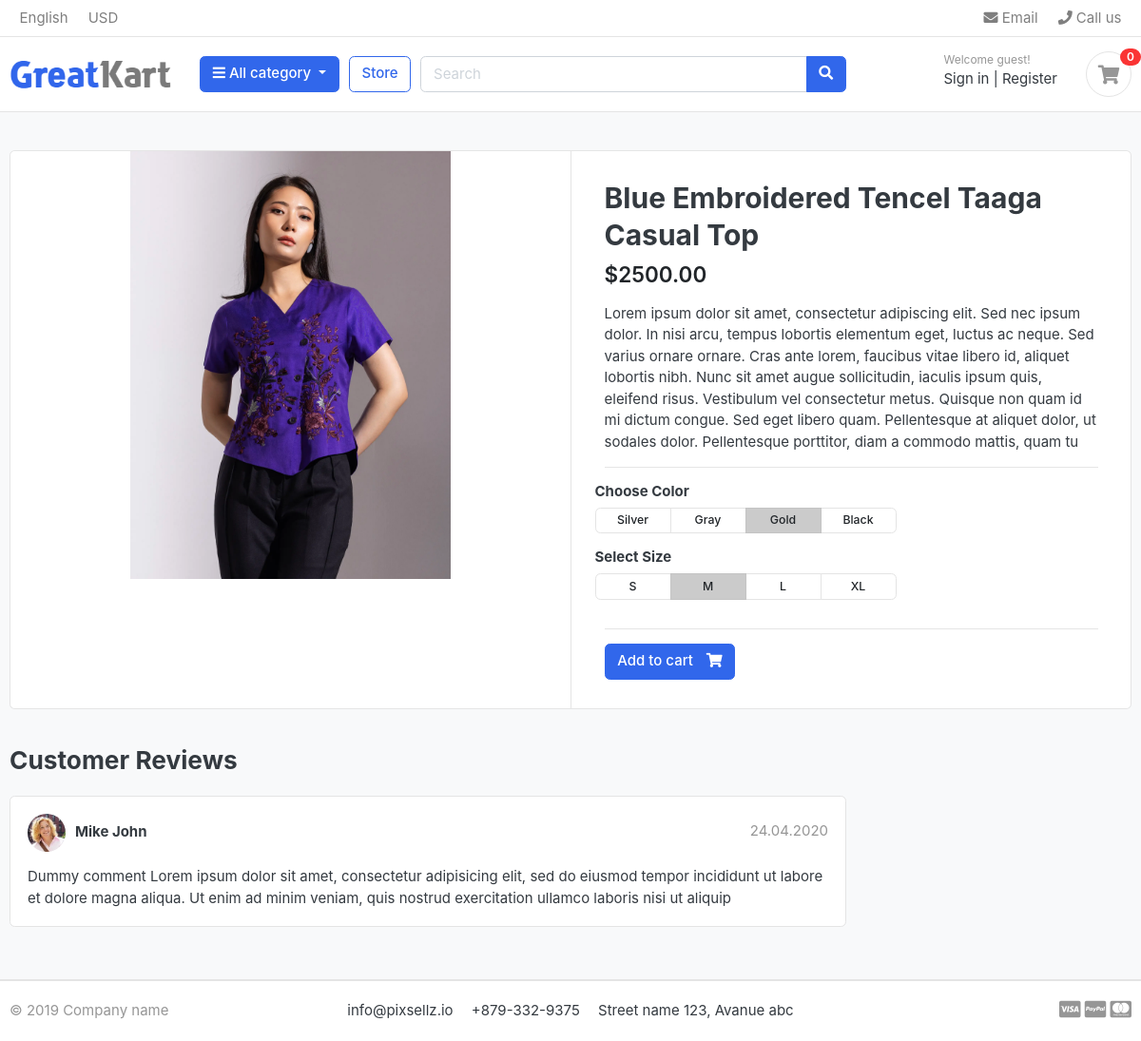
Screenshot of /store/taga/blue-embroidered-tencel-taaga-casual-top/ with the database file from the repository.
### store/models.py (models this page shows, shortened)
class Product(models.Model):
    product_name = models.CharField(max_length=200, unique=True)
    slug = models.SlugField(max_length=200, unique=True)
    description = models.TextField(max_length=500, blank=True)
    price = models.DecimalField(max_digits=10, decimal_places=2)
    images = models.ImageField(upload_to='photos/products')
    stock = models.IntegerField()
    is_available = models.BooleanField(default=True)
    category = models.ForeignKey(Category, on_delete=models.CASCADE)
    created_date = models.DateTimeField(auto_now_add=True)
    modified_date = models.DateTimeField(auto_now=True)

### store/views.py (the view)
# urls.py: path('<slug:category_slug>/<slug:product_slug>/', views.product_detail, name='product_detail'),
def product_detail(request, category_slug, product_slug):
    try:
        single_product = Product.objects.get(category__slug=category_slug, slug=product_slug)
    except Exception as e:
        raise e
    context = {
        'single_product': single_product,
    }
    return render(request, 'store/product_detail.html', context)

### category/context_processors.py (called while the page is built)
def menu_links(request):
    links = Category.objects.all()
    return dict(links=links)

### category/models.py (called while the page is built)
    def get_url(self):
        return reverse('products_by_category', args=[self.slug])

### templates/store/product_detail.html (shortened to what this page needs)
{% extends 'base.html' %}
{% block content %} {% load static %}
<section class="section-content padding-y bg">
	<div class="container">
		<div class="card">
			<div class="row no-gutters">
				<aside class="col-md-6">
					<article class="gallery-wrap">
						<div class="img-big-wrap">
							<a href="#"
								><img
									src="{{single_product.images.url}}"
									alt="{{single_product.product_name}}"
							/></a>
						</div>
					</article>
				</aside>
				<main class="col-md-6 border-left">
					<article class="content-body">
						<h2 class="title">{{single_product.product_name}}</h2>
						<div class="mb-3">
							<var class="price h4">${{single_product.price}}</var>
						</div>
						<p>{{single_product.description}}</p>
						<hr />
						<div class="row">
							<div class="item-option-select">
								<h6>Choose Color</h6>
								<div
									class="btn-group btn-group-sm btn-group-toggle"
									data-toggle="buttons">
									<label class="btn btn-light">
										Silver
									</label>
									<label class="btn btn-light">
										Gray
									</label>
									<label class="btn btn-light active">
										Gold
									</label>
									<label class="btn btn-light">
										Black
									</label>
								</div>
							</div>
						</div>
						<div class="row">
							<div class="item-option-select">
								<h6>Select Size</h6>
								<div
									class="btn-group btn-group-sm btn-group-toggle"
									data-toggle="buttons">
									<label class="btn btn-light">
										S
									</label>
									<label class="btn btn-light active">
										M
									</label>
									<label class="btn btn-light">
										L
									</label>
									<label class="btn btn-light">
										XL
									</label>
								</div>
							</div>
						</div>
						<hr />
						{% if single_product.stock <= 0 %}
						<p class="text-danger font-weight-bold">Out of Stock</p>
						{% else %}
						<a
							href="./product-detail.html"
							class="btn btn-primary">
							<span class="text">Add to cart</span>
							<i class="fas fa-shopping-cart"></i>
						</a>
						{% endif %}
					</article>
				</main>
			</div>
		</div>
		<br />
		<div class="row">
			<div class="col-md-9">
				<header class="section-heading">
					<h3>Customer Reviews</h3>
				</header>
				<article class="box mb-3">
					<div class="icontext w-100">
						<img
							src="{% static 'images/avatars/avatar1.jpg' %}"
							class="img-xs icon rounded-circle" />
						<div class="text">
							<span class="date text-muted float-md-right"
								>24.04.2020
							</span>
							<h6 class="mb-1">Mike John</h6>
						</div>
					</div>
					<div class="mt-3">
						<p>
							Dummy comment Lorem ipsum dolor sit amet, consectetur
							adipisicing elit, sed do eiusmod tempor incididunt ut
							labore et dolore magna aliqua. Ut enim ad minim veniam,
							quis nostrud exercitation ullamco laboris nisi ut aliquip
						</p>
					</div>
				</article>
			</div>
		</div>
	</div>
</section>
{% endblock %}

### static/css/ui.css (style rules this page uses)
html { font-family: "Inter", sans-serif; font-size: 15px; }
.content-body { flex: 1 1 auto; padding: 2rem 2.3rem; }
.img-xs, .img-sm, .img-md, .img-lg { -o-object-fit: cover; object-fit: cover; flex-shrink: 0; flex-grow: 0; }
.img-xs { width: 40px; height: 40px; }
.padding-y { padding-top: 40px; padding-bottom: 40px; }
var { font-style: normal; }
article:after, .form-group:after { display: block; clear: both; content: ""; }
.bg { background-color: #f8f9fa; }
.section-heading { margin-bottom: 20px; margin-top: 15px; }
p:last-child { margin-bottom: 0; }
.btn-light { background-color: #fff; border-color: #e4e4e4; }
.btn .text + i { margin-left: 10px; }
.icontext { display: inline-flex; align-items: center; vertical-align: middle; }
.icontext .text { width: 100%; line-height: 1.2; }
.icontext .icon { position: relative; margin-right: 10px; flex-shrink: 0; flex-grow: 0; }
.price { font-weight: 600; color: #212529; }
.box { padding: 18px; background: #fff; border-radius: 0.37rem; border: 1px solid #e4e4e4; }
.box img { max-width: 100%; }
.gallery-wrap .img-big-wrap { margin-bottom: 10px; border-radius: 0.37rem; overflow: hidden; background-color: #fff; }
.gallery-wrap .img-big-wrap a { text-align: center; display: block; }
.gallery-wrap .img-big-wrap img { height: 450px; width: auto; display: inline-block; }
.item-option-select { margin-bottom: 1rem; display: inline-block; margin-right: 15px; }
.item-option-select .btn { min-width: 80px; }

### rows the page displays
Product: images (picture), product_name "Blue Embroidered Tencel Taaga Casual Top", price "2500.00", description "Lorem ipsum dolor sit amet, consectetur adipiscing elit. Sed nec ipsum dolor. In nisi arcu, tempus lobortis elementum eget, luctus ac neque. Sed varius ornare ornare. Cras ante lorem, faucibus vitae libero id, aliquet lobortis nibh. Nunc sit amet augue sollicitudin, iaculis ipsum quis, eleifend risus. Vestibulum vel consectetur metus. Quisque non quam id mi dictum congue. Sed eget libero quam. Pellentesque at aliquet dolor, ut sodales dolor. Pellentesque porttitor, diam a commodo mattis, quam tu"
